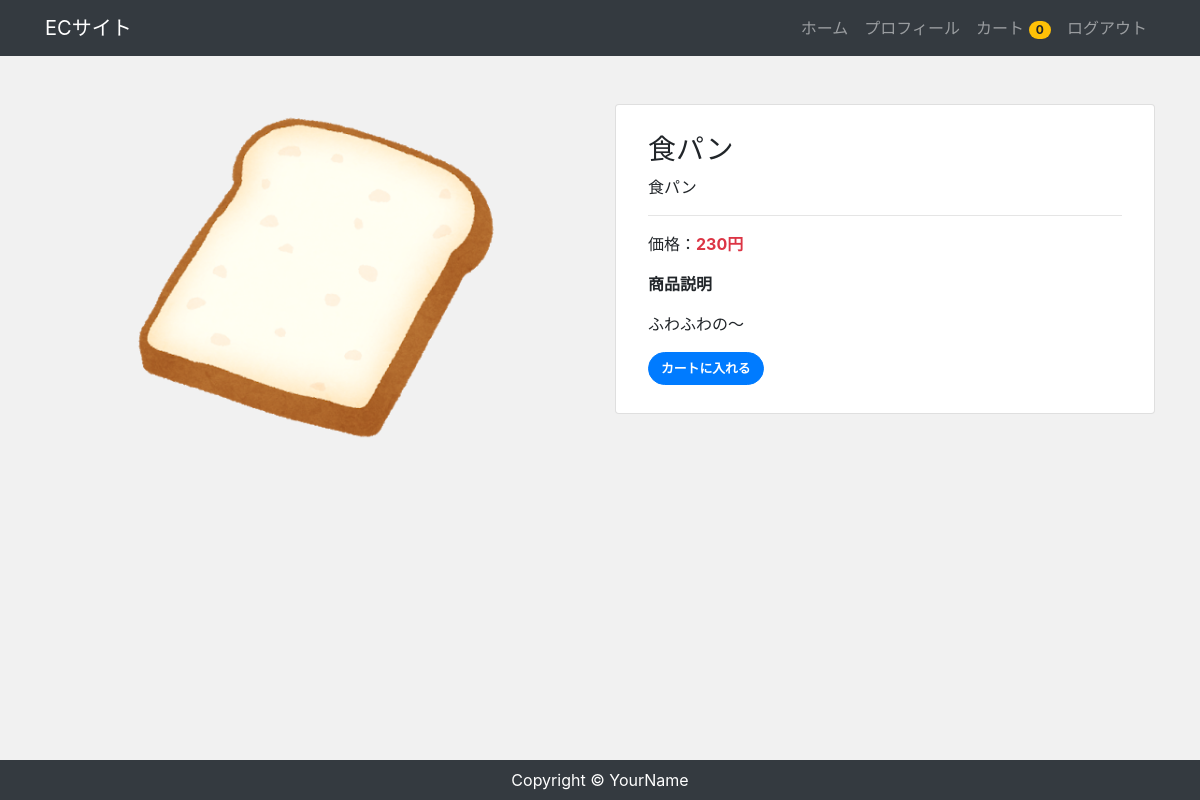
The page /product/syoppan (signed in) on the database its author committed.
### accounts/models.py (models this page shows, shortened)
class CustomUser(AbstractBaseUser, PermissionsMixin):
    email = models.EmailField('メールアドレス', unique=True)
    first_name = models.CharField(('姓'), max_length=30)
    last_name = models.CharField(('名'), max_length=30)
    address = models.CharField(('住所'),max_length=30, blank=True)
    tel = models.CharField(('電話番号'),max_length=30, blank=True)
    created = models.DateTimeField(('入会日'), default=timezone.now)
    is_staff = models.BooleanField(
        ('staff status'),
        default=False,
        help_text=('Designates whether the user can log into this admin site.'),
    )
    is_active = models.BooleanField(
        ('active'),
        default=True,
        help_text=(
            'Designates whether this user should be treated as active. '
            'Unselect this instead of deleting accounts.'
        ),
    )
    objects = UserManager()
    EMAIL_FIELD = 'email'
    USERNAME_FIELD = 'email'
    REQUIRED_FIELDS = []
    class Meta:
        verbose_name = ('user')
        verbose_name_plural = ('users')

### app/models.py (models this page shows)
class Item(models.Model):
    title = models.CharField(max_length=100)
    price = models.IntegerField()
    category = models.CharField(max_length=100)
    slug = models.SlugField() #文字、ハイフン、数字、アンダースコアだけを含んだ文字列　URLの一部に使用する
    description = models.TextField()
    image = models.ImageField(upload_to='images')
    def __str__(self):
        return self.title

### app/views.py (the view)
# urls.py: path('product/<slug>', views.ItemDetailView.as_view(), name='product'),
class ItemDetailView(View):
    def get(self, request, *args, **kwargs):
        item_data = Item.objects.get(slug= self.kwargs['slug'])
        print(item_data)
        return render(request, 'app/product.html', {
            'item_data' : item_data
        })

### app/templatetags/cart_tags.py (called while the page is built)
@register.filter
def itemCount(user):
    if user.is_authenticated:
        order = Order.objects.filter(user=user, ordered=False)
        if order.exists():
            return order[0].items.count()
    return 0

### app/templates/app/product.html
{% extends 'app/base.html' %}
{% block content %}
<div class="my-5">
    <div class="row product">
        <div class="col-md-6 mb-4 text-center">
            <img src="{{ item_data.image.url }}" alt="" class="img-fluid">
        </div>
        <div class="col-md-6 mb-4">
            <div class="card">
                <div class="card-body px-2 py-1">
                    <div class="p-4">
                        <h3>{{item_data.title}}</h3>
                        <p class="mb-3">{{item_data.category}}</p>
                        <hr>
                        <p>価格：<span class="text-danger font-weight-bold">{{item_data.price}}円</span></p>
                        <p class="font-weight-bold">商品説明</p>
                        <p>{{item_data.description |linebreaksbr}}</p>
                        <a href="{% url 'additem' item_data.slug %}" class="btn btn-primary">カートに入れる</a>
                    </div>
                </div>
            </div>
        </div>
    </div>
</div>
{% endblock %}

### app/templates/app/base.html (shortened to what this page needs)
{% load cart_tags %}
{% load static %}
<!DOCTYPE html>
<html lang="en">
<head>
    <link rel="stylesheet" href="https://stackpath.bootstrapcdn.com/bootstrap/4.3.1/css/bootstrap.min.css">
    <link rel="stylesheet" href="{% static 'css/style.css' %}">
</head>
<body>
    <nav class="navbar navbar-expand-lg navbar-dark bg-dark">
        <div class="container">
            <a href="/" class="navbar-brand">ECサイト</a>
            <ul class="navbar-nav ml-auto">
                <li class="nav-item">
                    <a href="/" class="nav-link">ホーム</a>
                </li>
                {% if user.is_authenticated %}
                <li class="nav-item">
                    <a href="{% url 'profile' %}" class="nav-link">プロフィール</a>
                </li>
                <li class="nav-item">
                    <a href="{% url 'order' %}" class="nav-link">カート
                        <span class="badge badge-pill badge-warning">
                            {{ request.user | itemCount }}
                        </span>
                    </a>
                </li>
                <li class="nav-item">
                    <a href="{% url 'account_logout' %}" class="nav-link">ログアウト</a>
                </li>
                {% endif %}
            </ul>
        </div>
    </nav>
    <main>
        <div class="container">
            {% block content %}
            {% endblock %}
        </div>
    </main>
    <footer class="py-2 bg-dark">
        <p class="m-0 text-center text-white">Copyright &copy; YourName</p>
    </footer>
</body>
</html>

### app/static/css/style.css (style rules this page uses)
* { margin: 0; padding: 0; box-sizing: border-box; }
body { background: #F1F1F1; display: flex; flex-flow: column; min-height: 100vh; }
main { flex: 1; }
.btn { font-size: 80%; border-radius: 5rem; font-weight: bold; }
.card-body { padding: 2rem; }
.product img { height: 350px; object-fit: contain; }

### rows shown on the page
CustomUser: user|itemCount "0"
Item: image (picture), title "食パン", category "食パン", price "230", description "ふわふわの〜"
